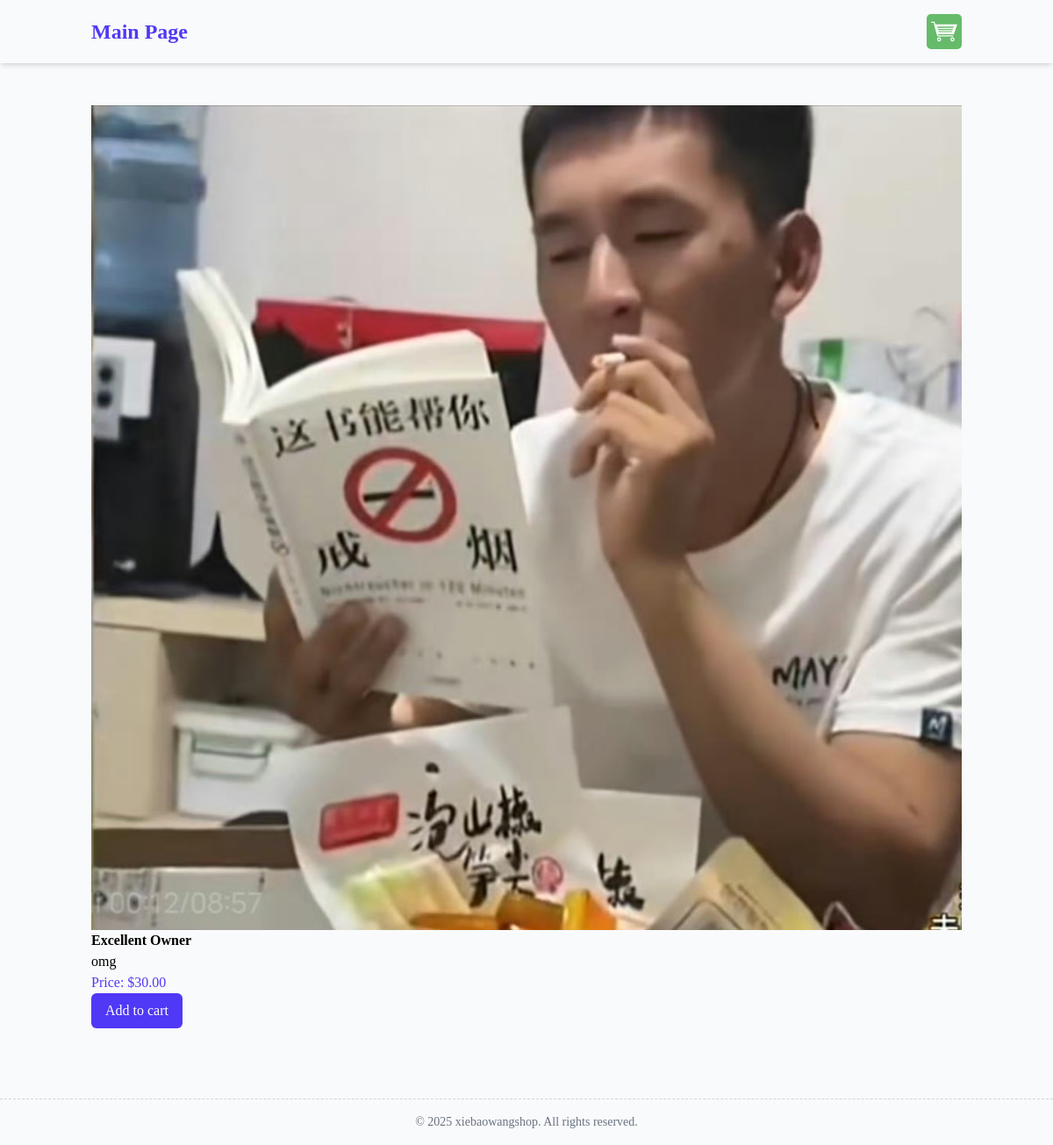
/products/product/2/excellent-owner/, run on the app's committed database.
### products/models.py (models this page shows, shortened)
class Product(models.Model):
    category = models.ForeignKey(Category,related_name="products",on_delete=models.CASCADE)
    name = models.CharField(max_length=250)
    slug = models.SlugField(unique=True)
    description = models.TextField(blank=True)
    price = models.DecimalField(max_digits=10,decimal_places=2)
    available = models.BooleanField(default=True)
    created = models.DateTimeField(auto_now_add=True)
    updated = models.DateTimeField(auto_now=True)
    image = models.ImageField(upload_to="products",blank=True)

### products/views.py (the view)
# urls.py: path("product/<int:id>/<slug:slug>/",views.product_detail,name="product_detail"),
def product_detail(request, id, slug):
    product=get_object_or_404(Product,id=id,slug=slug,available=True)
    return render(request,'products/product/detail.html',{'product':product})

### products/templates/products/product/detail.html (shortened to what this page needs)
{% extends "base.html" %}
{%block content %}
<div class="container mx-auto p-4 flex">
    <div>
        {% if product.image %}
            <img src="{{ product.image.url }}" alt="{{ product.name }}" class="max-h-[80vh]">
        {% else %}
            <p>image is not available</p>
        {% endif %}
            <h3 class="font-semibold">{{ product.name }}</h3>
            <p>{{ product.description }}</p>
        <p class="text-indigo-600">Price: ${{ product.price }}</p></h3>
        <form action="{% url 'cart:cart_add' product.id%}" method="POST" id="add-to-cart-form">
            <button type="submit" class="bg-indigo-600 text-white px-4 py-2 rounded-md cursor-pointer">Add to cart</button>
        </form>
    </div>
</div>
{%endblock %}

### data on the page
Product: image (picture), name "Excellent Owner", description "omg", price "30.00"
